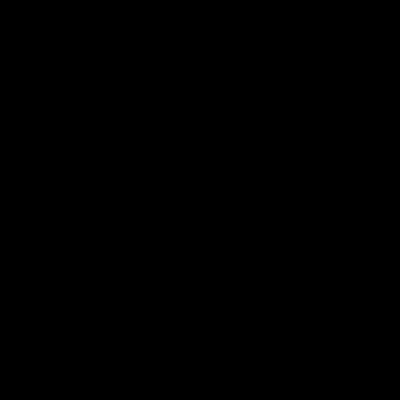
Frame 1 (no input)
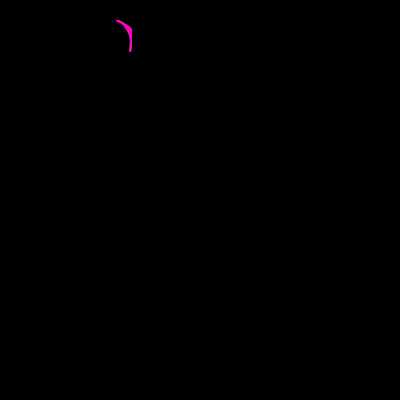
Frame 60 (the mouse pressed at the canvas centre just before this capture)
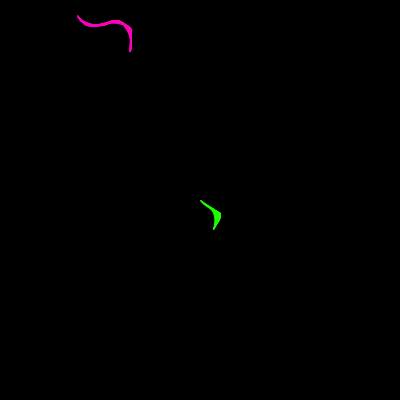
Frame 120 (the mouse held since frame 60 and released just before this capture)

The Processing sketch that drew these frames (run headless with seeded random() and noise(); from frame 60 on, the mouse is pressed at the canvas centre):

// Processing sketch: processing_107922
// ── processing_107922.pde

/*********************************************************************
 
 Programmer: Jason Barles / Interaction Designer
 
 Date: 14/Aug/2013
 
 Description: This program generates random lines so that the screen
 is filled with colourful patterns. The user can click on the screen
 to add extra lines.

 This code is a modified version of code by Lachlan David Sunderland 
 called Smarter Dumb Agent.

 **********************************************************************/

float[] x = new float [1]; // X-coordinates
float[] y = new float [1]; // Y-coordinates
color[] c = new color[1]; // colour
PVector[] p = new PVector[1];
ArrayList historyGlobal;
 
void setup() {
  size(400, 400);
  colorMode(HSB, 360, 100, 100);
  background(0);
  x[0] = random(width/2);
  y[0] = random(height/2);
  c[0] = color(random(30, 330), random(30, 330), random(30, 330));
  p[0] = new PVector (random(0,1), random(-1,1));
  
  // the history global array is a list of all the points from each
  // line
  historyGlobal  = new ArrayList();  
  // Add an array to a global array. A new one is created each time
  // the mouse button is clicked.
  historyGlobal.add(new ArrayList());
}

/**
  draw: draws the random lines and joins them with previous points
*/
void draw() {
  for (int i = 0; i < x.length; i++) {
    //update vector
    p[i].x = p[i].x + random(-0.2, 0.2);
    p[i].y = p[i].y + random(-0.2, 0.2);
    // constrain the vector 
    p[i].x = constrain (p[i].x, -1, 1);
    p[i].y = constrain (p[i].y, -1, 1);
    // Update the position of the point with a vector
    x[i] += p[i].x; // Add a small amount to x-coordinate
    y[i] += p[i].y; // Add a small amount to y-coordinate
    x[i] = constrain(x[i], 0, width); // Constrain x to width of display
    y[i] = constrain(y[i], 0, height); // Constrain y to height of display
      
    // Draw the point
    strokeWeight(1);
    stroke(c[i], random (30, 70));
        
    // Get the current array element from the global history array
    ArrayList history = (ArrayList) historyGlobal.get(i);
    // Loop through the current array for the current line
    for(int ii=0; ii<history.size(); ii++){
      PVector histP = (PVector) history.get(ii);
      // Fill in the gap between the current line point and
      // previous historical points of the current array element
      if(dist(x[i], y[i], histP.x, histP.y) < 15){
        line(x[i], y[i], histP.x, histP.y);
      } 
    }    
    
    // Add the current point to the history
    history.add(new PVector(x[i], y[i]));       
  } 
}
 
/**
  mousePressed event: adds more generative lines on each mouse click
*/
void mousePressed() {
  x = append(x, mouseX);
  y = append(y, mouseY);
  c = append(c, color(random(30, 330), random(30, 330), random(30, 330)));
  PVector newP = new PVector (random(0,1), random(-1,1));
  p = (PVector[])append(p, newP);
  // Add a new array to the global history array
  historyGlobal.add(new ArrayList());
}
